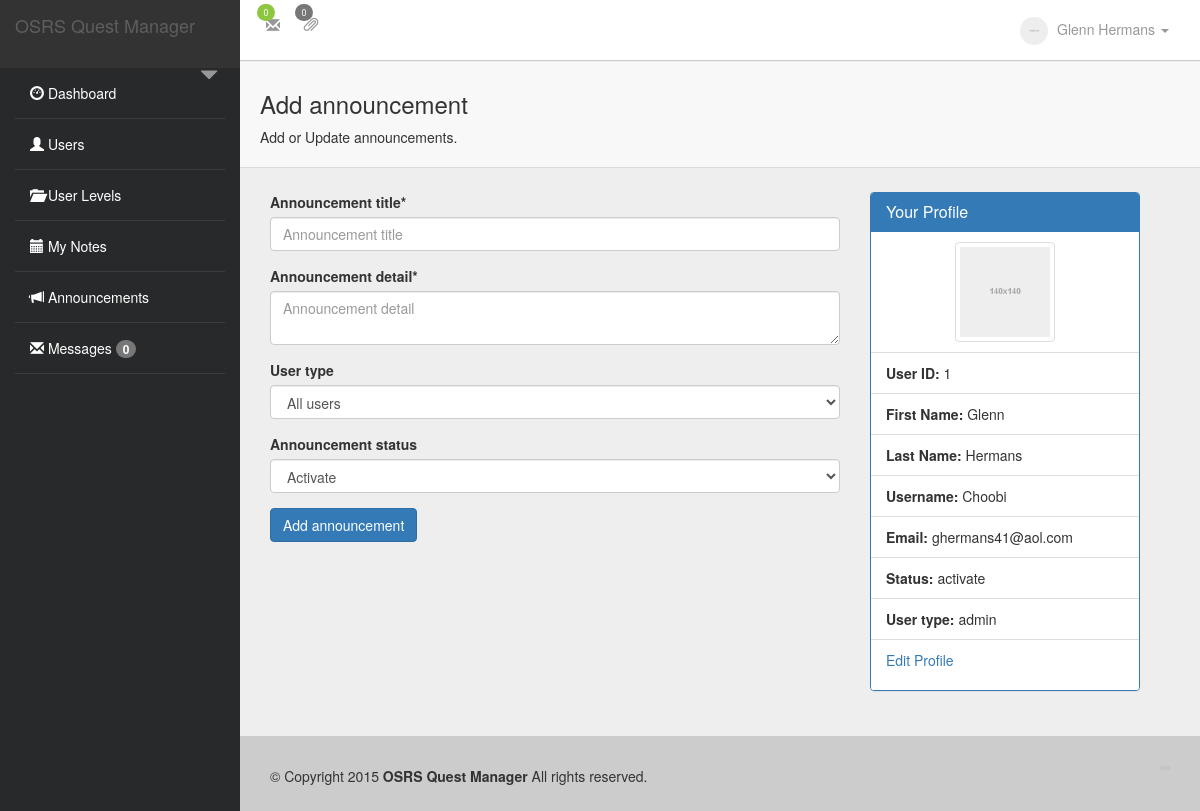
Screenshot of /usersystem/manage_announcement.php (signed in) with the database file from the repository.
### tables this page shows
CREATE TABLE IF NOT EXISTS `options` (
  `option_id` bigint(20) NOT NULL,
  `option_name` varchar(500) NOT NULL,
  `option_value` varchar(500) NOT NULL
);

CREATE TABLE IF NOT EXISTS `users` (
  `user_id` bigint(20) NOT NULL,
  `first_name` varchar(100) NOT NULL,
  `last_name` varchar(100) NOT NULL,
  `gender` varchar(50) NOT NULL,
  `date_of_birth` date NOT NULL,
  `address1` varchar(200) NOT NULL,
  `address2` varchar(200) NOT NULL,
  `city` varchar(100) NOT NULL,
  `state` varchar(100) NOT NULL,
  `country` varchar(100) NOT NULL,
  `zip_code` varchar(100) NOT NULL,
  `mobile` varchar(200) NOT NULL,
  `phone` varchar(200) NOT NULL,
  `username` varchar(100) NOT NULL,
  `email` varchar(200) NOT NULL,
  `password` varchar(200) NOT NULL,
  `profile_image` varchar(500) NOT NULL,
  `description` varchar(600) NOT NULL,
  `status` varchar(100) NOT NULL,
  `activation_key` varchar(100) NOT NULL,
  `date_register` date NOT NULL,
  `user_type` varchar(100) NOT NULL
);

### usersystem/includes/functions.php (called while the page is built, shortened)
<?php
	function get_option($option_name) {
		global $db;
		$query = "SELECT * from options WHERE option_name='".$option_name."'";
		$result = $db->query($query) or die($db->error);
		$row = $result->fetch_array();
		$option_value = stripslashes($row['option_value']);
		return $option_value;
	}

### usersystem/system_load.php (called while the page is built, shortened)
<?php
	include('includes/db_connect.php');
	include('includes/functions.php');
	global $db;
	include('classes/users.php');
	if(isset($_SESSION['user_id'])):
		$new_user = new Users;
		if($new_user->get_user_info($_SESSION['user_id'], 'profile_image') == '') {
			$profile_img = 'images/thumb.png';
		} else {
			$profile_img = $new_user->get_user_info($_SESSION['user_id'], 'profile_image');
		}
	endif;

### usersystem/classes/users.php (called while the page is built, shortened)
<?php
class Users {
	function get_user_info($user_id, $term) {
		global $db;
		$query = "SELECT * from users WHERE user_id='".$user_id."'";
		$result = $db->query($query) or die($db->error);
		$row = $result->fetch_array();
		return $row[$term];
	}
}

### usersystem/includes/admin_nav.php (shortened to what this page needs)
    <div class="sidebar-menu">
    	<nav class="navbar navbar-default" role="navigation">
  		<div class="navbar-header">
    			<a class="navbar-brand" href="dashboard.php"><?php echo get_option('site_name'); ?></a>
                        <div class="settings-icon">
						<a href="#collapseExample" data-toggle="collapse" title="View user detail" data-animate="true">
							<i class="glyphicon glyphicon-triangle-bottom"></i>
						</a>
						</div>
  	</div>
  <div class="collapse navbar-collapse navbar-ex1-collapse">
    <ul class="nav navbar-nav">
	    <li><a href="dashboard.php"><span class="glyphicon glyphicon-dashboard"></span> <?php echo $language['dashboard']; ?></a>
        </li>
        <li><a href="users.php"><span class="glyphicon glyphicon-user"></span> <?php echo $language['users']; ?></a>
        </li>
        <li><a href="user_levels.php"><span class="glyphicon glyphicon-folder-open"></span>  <?php echo $language['user_levels']; ?></a>
        </li>
        <li><a href="notes.php"><i class="glyphicon glyphicon-calendar"></i> <?php echo $language['my_notes']; ?></a>
        </li>
        <li><a href="announcements.php"><span class="glyphicon glyphicon-bullhorn"></span> Announcements</a>
        </li>
        <li><a href="messages.php"><span class="glyphicon glyphicon-envelope"></span> <?php echo $language['messages']; ?> <span class="badge"><?php $message_obj->unread_count(); ?></span></a>
        </li>
    </ul>
  </div>
</nav>
</div>

### usersystem/includes/top_bar.php (shortened to what this page needs)
<div class="top_section">
   	<nav class="navbar user-info-navbar"  role="navigation">
			<ul class="user-info-menu left-links list-inline list-unstyled">
				<li class="dropdown hover-line">
					<a href="#" class="dropdown-toggle" data-toggle="dropdown">
						<i class="glyphicon glyphicon-envelope"></i>
						<span class="badge badge-green"><?php $message_obj->unread_count(); ?></span>
					</a>
				</li>
				<li class="dropdown hover-line">
					<a href="#" class="dropdown-toggle" data-toggle="dropdown">
						<i class="glyphicon glyphicon-paperclip"></i>
						<span class="badge"><?php $notes_obj->notes_count(); ?></span>
					</a>
				</li>
		</ul>
			<ul class="user-info-menu right-links list-inline list-unstyled">
				<li class="dropdown user-profile">
					<a href="#" class="dropdown-toggle" data-toggle="dropdown">
						<img src="<?php echo $profile_img; ?>" alt="user-image" class="img-circle img-inline userpic-32" width="28" />
						<span>
							<?php echo $new_user->get_user_info($_SESSION['user_id'], 'first_name'); ?> <?php echo $new_user->get_user_info($_SESSION['user_id'], 'last_name'); ?>
							<b class="caret"></b>
						</span>
					</a>
				</li>
			</ul>
		</nav>
   </div>

### usersystem/includes/sidebar.php
<div class="col-sm-4">
    <div class="panel panel-primary">
        <div class="panel-heading">
          <h3 class="panel-title"><?php echo $language['your_profile']; ?></h3>
        </div>
            <ul class="list-group">
            	<li class="list-group-item"><center><img src="<?php echo $profile_img; ?>" class="img-thumbnail" style="width:100px" /></center></li>
                <li class="list-group-item"><strong><?php echo $language['user_id']; ?>:</strong> <?php echo $_SESSION['user_id']; ?></li>
                <li class="list-group-item"><strong><?php echo $language['first_name']; ?>:</strong> <?php echo $new_user->get_user_info($_SESSION['user_id'], 'first_name'); ?></li>
                <li class="list-group-item"><strong><?php echo $language['last_name']; ?>:</strong> <?php echo $new_user->get_user_info($_SESSION['user_id'], 'last_name');; ?></li>
                <li class="list-group-item"><strong><?php echo $language['username']; ?>:</strong> <?php echo $new_user->get_user_info($_SESSION['user_id'], 'username');; ?></li>
                <li class="list-group-item"><strong><?php echo $language['email']; ?>:</strong> <?php echo $new_user->get_user_info($_SESSION['user_id'], 'email');; ?></li>
                <li class="list-group-item"><strong><?php echo $language['user_status']; ?>:</strong> <?php echo $new_user->get_user_info($_SESSION['user_id'], 'status');; ?></li>
                <li class="list-group-item"><strong><?php echo $language['user_type']; ?>:</strong> <?php echo $new_user->get_user_info($_SESSION['user_id'], 'user_type');; ?></li>
                <li class="list-group-item"><p><a href="edit_profile.php?user_id=<?php echo $_SESSION['user_id']; ?>"><?php echo $language['edit_profile']; ?></a></p></li>
            </ul>
    </div>
</div>

### usersystem/includes/footer.php (shortened to what this page needs)
</div>
<footer class="main-footer sticky footer-type-1">
    <div class="footer-inner">
        <div class="footer-text">
            &copy; <?php echo $language['copyright']; ?> <?php echo date('Y'); ?>
            <strong><?php echo get_option('site_name'); ?></strong> <?php echo $language['all_rights_reserved']; ?>
        </div>
        <div class="go-up">
            <a href="#" rel="go-top">
            </a>
        </div>
    </div>
</footer>
	</div>
		</div>
</body>
</html>

### usersystem/style.css (style rules this page uses)
body { -webkit-text-size-adjust: 100%; -ms-text-size-adjust: 100%; -webkit-font-smoothing: antialiased; margin: 0 !important; padding: 0 !important; width: 100% !important; background-color:#EEE; }
.top_section .navbar { margin-bottom:0px; }
.top_section .navbar ul { margin-bottom:0px; }
.navbar-default { background-color:#27292a; }
.sidebar-menu { position:absolute; left:0; top:0px; bottom:0; max-width:270px; width: 20%; height:100%; float:left; background-color:#27292a; }
.sidebar-menu .navbar-default .navbar-nav>li>a { color:#FFF; border-bottom:1px solid #3d3d3d; }
.sidebar-menu .navbar-default .navbar-nav>li { position:relative; }
.navbar-nav > li { float:none; width:100%; }
.navbar-nav { width:100%; }
.navbar-header { width:100%; background-color:#333; }
.navbar { border-radius:0; }
.navbar-header a.navbar-brand { color:#fff; }
.navbar-default { border:none; }
.top_section { width:100%; padding:0 20px; border-bottom:1px solid #CCC; background-color:#FFF; }
.user-info-navbar .user-info-menu.left-links { float:left; }
.user-info-navbar .user-info-menu.right-links { float:right; }
.user-info-navbar ul li a { text-decoration:none; }
.user-info-navbar .user-info-menu > li > a .badge { font-size: 9px; font-weight: 400; line-height: 1; min-width: 18px; padding: 4px; position: absolute; right: 10px; top: 2px; }
.user-info-navbar .user-info-menu > li > a { color: #979898; display: block; padding: 15px 5px; position: relative; text-decoration: none; top: 1px; z-index: 5; }
.badge.badge-green, .badge.badge-success { background-color: #8dc63f; }
.user-info-navbar .user-info-menu > li.user-profile > a > img + span, .navbar.horizontal-menu .navbar-inner > .nav > li.user-profile > a > img + span { margin-left: 5px; }
.user-info-navbar .user-info-menu li { line-height: 1; }
.user-info-navbar .user-info-menu li a { line-height: 1; }
.user-info-navbar .user-info-menu li a img { line-height: 1; }
footer.main-footer .footer-text { float: left; }
footer { padding:30px 0; background-color:#CCC; margin-top:25px; }
.footer-inner { padding:0px 30px 15px; }
footer.main-footer .go-up a { background-color: rgba(44, 46, 47, 0.05); display: inline-block; padding: 2px 5px; float:right; }
.settings-icon { float: right; position: relative; top: 15px; width:40px; }
.settings-icon a { color: #979898; line-height: 1; }
.settings-icon a i { font-size: 18px; line-height: 1; }
.list-unstyled { list-style: outside none none; padding-left: 0; }

### rows the page displays
options: option_value "OSRS Quest Manager"
users: first_name "Glenn", last_name "Hermans", username "Choobi", email "ghermans41@aol.com", status "activate", user_type "admin"

### other values shown
$language['dashboard'] "Dashboard"
$language['users'] "Users"
$language['user_levels'] "User Levels"
$language['my_notes'] "My Notes"
$language['messages'] "Messages"
$result->num_rows "0 0"
$result->num_rows "0"
$page_title "Add announcement"
$sub_title "Add or Update announcements."
$language["announcement_title"] "Announcement title"
$language["announcement_detail"] "Announcement detail"
$language["user_type"] "User type"
$language["announcement_status"] "Announcement status"
$language['your_profile'] "Your Profile"
$language['user_id'] "User ID"
